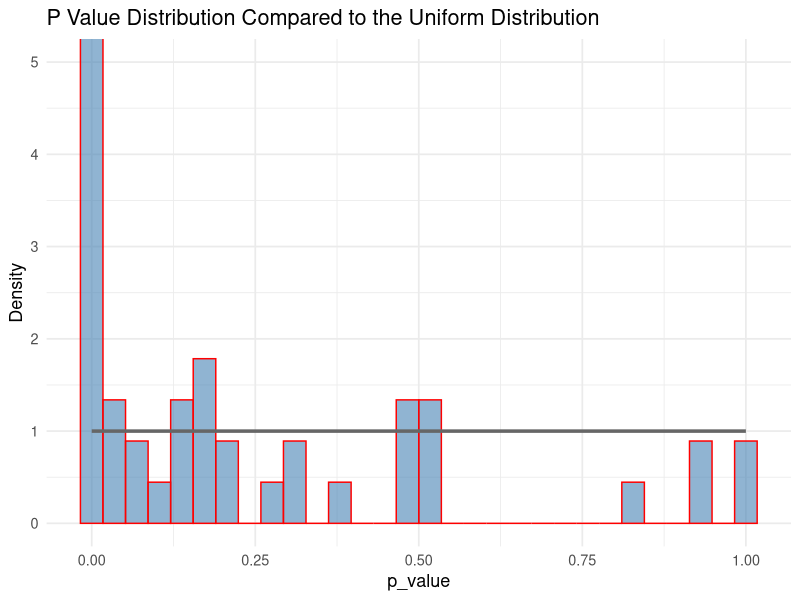
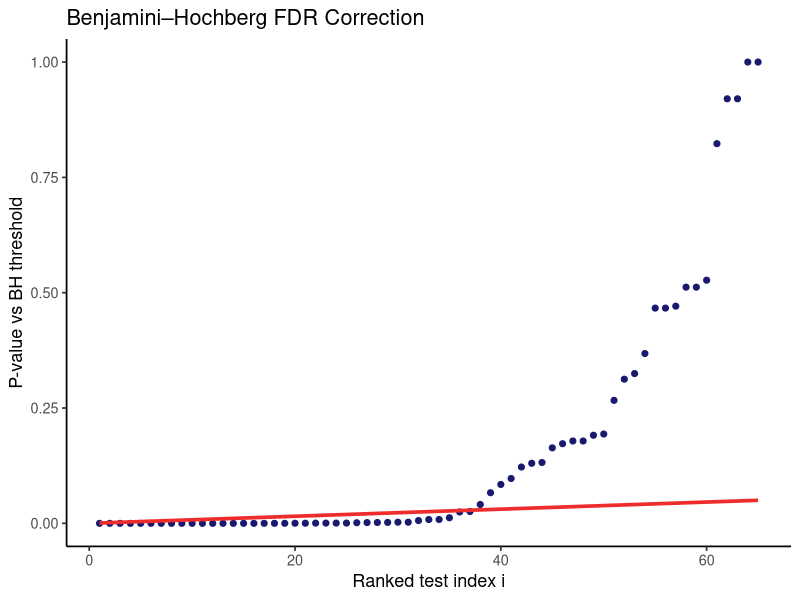

R code for these plots, in order:
## ---- chunk 1
# Setup
knitr::opts_chunk$set(echo = TRUE)
library(readxl)     # read_excel()
library(dplyr)      # mutate, filter, relocate, arrange, etc.
library(ggplot2)    # plots
library(knitr)      # kable()
library(kableExtra) # LaTeX formatting for tables

## ---- chunk 2
# Opening and creating the table and dataframe
df <- read_excel("../data/lopez_osrio.xls") # kindly change this to the path where you save the file
df <- df %>%
  mutate(across(c(chi_sqr, coefficient, low_cl, high_cl, 
                  present, absent, missing, percentage_valid),
                ~ as.numeric(as.character(.))))

kable(df, format = "latex", 
      booktabs = TRUE,
      caption = "Dataframe from López-Osorio Study") %>%
  kable_styling(latex_options = c("hold_position", "scale_down"),
                font_size = 8.5) %>%
  landscape()
## ---- chunk 3
df %>%
  filter(!is.na(significance_lvl)) %>% count() # early checking for the number of significant variables
## ---- chunk 4
# Plotting to the uniform distribution
df <- df %>%
  mutate(p_value = round((
    pchisq(q = chi_sqr, df = 1, lower.tail = FALSE)), 5)) %>%
  relocate(p_value, .after = chi_sqr)

df %>% filter(p_value < 0.05) %>%   
  count() # count how many are significant at 5%

# Plot p_value distribution vs uniform distribution
ggplot(df, aes(x = p_value)) +
  geom_histogram(aes(y = ..density..),
                 bins = 30,
                 fill = "steelblue",
                 alpha = 0.6,
                 color = "red") +
  stat_function(fun = dunif,
                args = list(min = 0, max = 1),
                color = "grey40",
                size = 1.2,
                inherit.aes = FALSE) +
  coord_cartesian(ylim = c(0, 5)) +
  labs(x = "p_value",
       y = "Density",
       title = "P Value Distribution Compared to the Uniform Distribution") +
  theme_minimal(base_size = 13)
## ---- chunk 5
# Define threshold
n_tests <- 65
bonf_threshold <- 0.05 / n_tests

# Apply Bonferroni correction
df <- df %>%
  mutate(
    bonferroni_p_values = bonf_threshold,
    bonf_sign_lvl = as.integer(p_value < bonferroni_p_values)
  ) %>%
  relocate(bonferroni_p_values, bonf_sign_lvl, .after = p_value)

# Optional: check threshold
print(bonf_threshold)

# List non-significant under Bonferroni
df %>%
  filter(bonf_sign_lvl == 0) %>%
  select(variable, p_value, bonferroni_p_values) %>%
  kable()

# Count how many are Bonferroni-significant
df %>%
  filter(bonf_sign_lvl == 1) %>%
  count()
## ---- chunk 6
# Set FDR level
alpha <- 0.05

# Add BH-adjusted p-values
df <- df %>%
  mutate(bh_p_values = p.adjust(p_value, method = "BH")) %>%
  relocate(bh_p_values, .after = bonferroni_p_values)

# Create ranked plot data
df_bh <- df %>%
  arrange(p_value) %>%
  mutate(
    i            = row_number(),
    m            = n(),
    bh_threshold = i / m * alpha
  )

# Plot BH threshold vs raw p-values
ggplot(df_bh, aes(x = i)) +
  geom_point(aes(y = p_value), color = "midnightblue", size = 1.75) +
  geom_line(aes(y = bh_threshold), color = "firebrick2", size = 1.25) +
  labs(
    x = "Ranked test index i",
    y = "P-value vs BH threshold",
    title = "Benjamini–Hochberg FDR Correction"
  ) +
  theme_classic(base_size = 13)

# Count how many are BH-significant
n_significant_bh <- df %>%
  filter(bh_p_values <= alpha) %>%
  count() %>%
  pull(n)

# Estimate expected false discoveries
expected_false_rejections <- alpha * n_significant_bh

# Print results
cat("Number of BH-significant predictors:", n_significant_bh, "\n")
cat("Expected false discoveries (at 5% FDR):", expected_false_rejections, "\n")
## ---- chunk 7
# FDR and p_value
alpha <- 0.05
m <- nrow(df)

# Compute empirical FDR_i and BH threshold qi
df_fdr <- df %>%
  arrange(p_value) %>%
  mutate(
    i           = row_number(),
    qi          = i / m * alpha,
    p_i         = i / m,
    fdr_i       = pmin(m * p_value / i, 1)
  ) %>%
  select(variable, p_value, qi, fdr_i)

kable(df_fdr, format = "latex", caption = "Empirical FDR Estimates and BH Thresholds") %>%
  kable_styling(
    latex_options = c("hold_position", "scale_down", "landscape"),
    font_size = 10
  )
## ---- chunk 8
# List of tables
df_table <- df %>%
  mutate(
    `Single Test`     = if_else(p_value < 0.05, "Yes", "No"),
    `Bonferroni Test` = if_else(bonf_sign_lvl == 1, "Yes", "No"),
    `BH Test`         = if_else(bh_p_values < 0.05, "Yes", "No")
  ) %>%
  select(No = id, Predictors = variable, `Single Test`, `Bonferroni Test`, `BH Test`)

kable(df_table, format = "latex", booktabs = TRUE,
      caption = "Multiple Hypothesis Testing Decisions for Each Predictor") %>%
  kable_styling(latex_options = c("hold_position", "scale_down", "landscape")) %>%
  footnote(
    general_title = "Notes:",
    general = c(
      "“Yes” = reject null hypothesis at 5% level.",
      "`Single Test` uses raw p-values.",
      "`Bonferroni Test` applies family-wise error rate correction.",
      "`BH Test` uses the Benjamini–Hochberg false discovery rate method."
    )
  )

# Most Significant
df_table %>%
  filter(`Single Test` == "Yes",
         `Bonferroni Test` == "Yes",
         `BH Test` == "Yes") %>%
  arrange(Predictors) %>%
  select(Predictors) %>%
  kable(format = "latex", booktabs = TRUE,
        caption = "Predictors Significant Under All Three Testing Procedures") %>%
  kable_styling(latex_options = c("hold_position", "scale_down"))

# Least Significant
df_table %>%
  filter(`Single Test` == "No",
         `Bonferroni Test` == "No",
         `BH Test` == "No") %>%
  arrange(Predictors) %>%
  select(Predictors) %>%
  kable(format = "latex", booktabs = TRUE,
        caption = "Predictors Not Significant Under Any Test") %>%
  kable_styling(latex_options = c("hold_position", "scale_down"))
